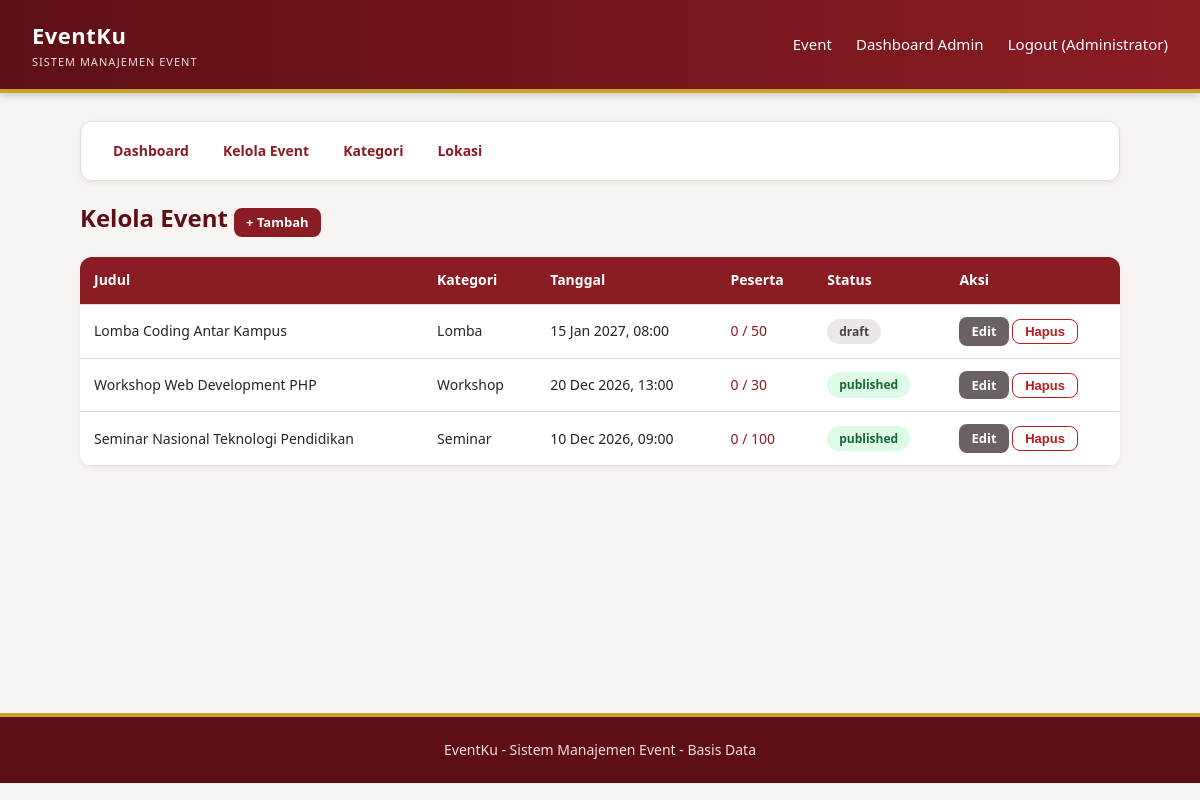
/admin/events.php (signed in), run on the app's committed database.
### tables this page shows
CREATE TABLE events (
  id INT AUTO_INCREMENT PRIMARY KEY,
  category_id INT NOT NULL,
  venue_id INT NOT NULL,
  created_by INT NOT NULL,
  title VARCHAR(200) NOT NULL,
  description TEXT,
  event_date DATETIME NOT NULL,
  quota INT NOT NULL DEFAULT 0,
  price DECIMAL(12,2) NOT NULL DEFAULT 0,
  status ENUM('draft','published','closed') NOT NULL DEFAULT 'draft',
  created_at TIMESTAMP DEFAULT CURRENT_TIMESTAMP,
  FOREIGN KEY (category_id) REFERENCES categories(id) ON DELETE RESTRICT,
  FOREIGN KEY (venue_id) REFERENCES venues(id) ON DELETE RESTRICT,
  FOREIGN KEY (created_by) REFERENCES users(id) ON DELETE RESTRICT
);

CREATE TABLE categories (
  id INT AUTO_INCREMENT PRIMARY KEY,
  name VARCHAR(100) NOT NULL UNIQUE
);

### includes/functions.php (called while the page is built, shortened)
<?php
function e($s) { return htmlspecialchars((string)$s, ENT_QUOTES, 'UTF-8'); }
function tanggal($d) { return date('d M Y, H:i', strtotime($d)); }

### admin/events.php (the view, shortened to what this page needs)
<?php
require_once __DIR__ . '/../includes/functions.php';
$events = $pdo->query("SELECT e.*, c.name AS category, v.name AS venue,
    (SELECT COUNT(*) FROM registrations r WHERE r.event_id=e.id AND r.status='registered') AS terdaftar
    FROM events e JOIN categories c ON c.id=e.category_id JOIN venues v ON v.id=e.venue_id
    ORDER BY e.event_date DESC")->fetchAll();
include __DIR__ . '/../includes/header.php';
include __DIR__ . '/_menu.php';
?>
<h2>Kelola Event <a class="btn sm" href="event_form.php">+ Tambah</a></h2>
<table>
  <tr><th>Judul</th><th>Kategori</th><th>Tanggal</th><th>Peserta</th><th>Status</th><th>Aksi</th></tr>
  <?php foreach ($events as $ev): ?>
  <tr>
    <td><?= e($ev['title']) ?></td>
    <td><?= e($ev['category']) ?></td>
    <td><?= tanggal($ev['event_date']) ?></td>
    <td><a href="participants.php?event_id=<?= $ev['id'] ?>"><?= $ev['terdaftar'] ?> / <?= $ev['quota'] ?></a></td>
    <td><span class="badge <?= $ev['status'] === 'published' ? 'green' : ($ev['status'] === 'closed' ? 'red' : 'gray') ?>"><?= e($ev['status']) ?></span></td>
    <td>
      <a class="btn sm gray" href="event_form.php?id=<?= $ev['id'] ?>">Edit</a>
      <form method="post" class="inline" onsubmit="return confirm('Hapus event ini?')">
        <button class="btn sm danger">Hapus</button>
      </form>
    </td>
  </tr>
  <?php endforeach; ?>
</table>
<?php include __DIR__ . '/../includes/footer.php'; ?>

### assets/style.css (style rules this page uses)
:root { --maroon:#8a1c24; --maroon-dark:#5e0f16; --maroon-light:#fbeeee; --gold:#c9a227; --bg:#f7f4f3; --text:#2a2224; --muted:#6b6165; --border:#e6dcdc; }
* { box-sizing:border-box }
body { margin:0;font-family:"Segoe UI",system-ui,-apple-system,Arial,sans-serif;background:var(--bg);color:var(--text);line-height:1.6 }
a { color:var(--maroon);text-decoration:none }
h2 { color:var(--maroon-dark);margin-top:0 }
.badge { display:inline-block;padding:3px 12px;border-radius:99px;background:var(--maroon-light);color:var(--maroon);font-size:12px;font-weight:600 }
.badge.green { background:#dcfce7;color:#166534 }
.badge.gray { background:#ece8e8;color:#4b4245 }
.btn { display:inline-block;padding:9px 18px;border:0;border-radius:8px;background:var(--maroon);color:#fff;cursor:pointer;font-size:14px;font-weight:600;transition:background .15s }
.btn.gray { background:#6b6165 }
.btn.danger { background:#fff;color:#b91c1c;border:1.5px solid #b91c1c }
.btn.sm { padding:4px 12px;font-size:13px }
table { width:100%;border-collapse:collapse;background:#fff;border-radius:12px;overflow:hidden;box-shadow:0 2px 6px rgba(94,15,22,.06) }
th,td { padding:12px 14px;text-align:left;border-bottom:1px solid var(--border);font-size:14px }
th { background:var(--maroon);color:#fff;font-weight:600 }
form.inline { display:inline }

### data on the page
events: title "Lomba Coding Antar Kampus", category.name "Lomba", event_date "15 Jan 2027, 08:00", terdaftar "0", quota "50", status "draft"
events: title "Workshop Web Development PHP", category.name "Workshop", event_date "20 Dec 2026, 13:00", terdaftar "0", quota "30", status "published"
events: title "Seminar Nasional Teknologi Pendidikan", category.name "Seminar", event_date "10 Dec 2026, 09:00", terdaftar "0", quota "100", status "published"

### other printed values
$u['name'] "Administrator"
